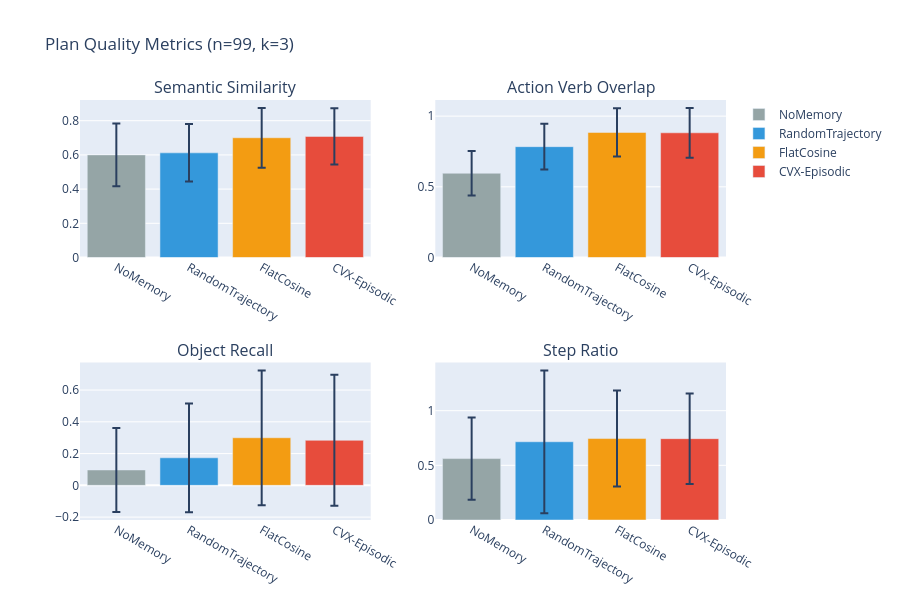
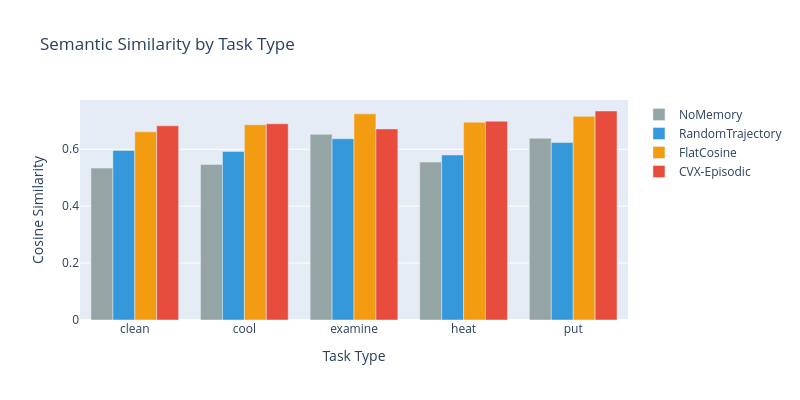

Notebook code cell kept with these figures, in order:
### Code cell
import plotly.graph_objects as go
from plotly.subplots import make_subplots

colors = {'NoMemory': '#95a5a6', 'RandomTrajectory': '#3498db', 'FlatCosine': '#f39c12', 'CVX-Episodic': '#e74c3c'}

# Multi-metric bar chart
metrics_to_plot = ['semantic_sim', 'action_overlap', 'object_recall', 'step_ratio']
metric_labels = ['Semantic Similarity', 'Action Verb Overlap', 'Object Recall', 'Step Ratio']

fig = make_subplots(rows=2, cols=2, subplot_titles=metric_labels)

for idx, (metric, label) in enumerate(zip(metrics_to_plot, metric_labels)):
    row, col = idx // 2 + 1, idx % 2 + 1
    for cond in conditions:
        vals = [r[metric] for r in all_results[cond]]
        fig.add_trace(go.Bar(
            x=[cond], y=[np.mean(vals)],
            error_y=dict(type='data', array=[np.std(vals)], visible=True),
            marker_color=colors[cond],
            name=cond, showlegend=(idx == 0),
        ), row=row, col=col)

fig.update_layout(height=600, width=900, title=f'Plan Quality Metrics (n={len(eval_indices)}, k={TOP_K})')
fig.show()

# Task-type breakdown for semantic similarity (key metric)
fig2 = go.Figure()
task_types = sorted(set(r['task_type'] for r in all_results['NoMemory']))

for cond in conditions:
    means = []
    for tt in task_types:
        vals = [r['semantic_sim'] for r in all_results[cond] if r['task_type'] == tt]
        means.append(np.mean(vals) if vals else 0)
    fig2.add_trace(go.Bar(x=task_types, y=means, name=cond, marker_color=colors[cond]))

fig2.update_layout(
    title='Semantic Similarity by Task Type',
    xaxis_title='Task Type', yaxis_title='Cosine Similarity',
    barmode='group', height=400, width=800,
)
fig2.show()

### Figure 1 — Plotly figure (JSON) as saved in the notebook; plotly's stock layout.template omitted (floating-point values rounded to 4 significant figures)
{"data": [{"error_y": {"array": [0.1835], "type": "data", "visible": true}, "marker": {"color": "#95a5a6"}, "name": "NoMemory", "showlegend": true, "type": "bar", "x": ["NoMemory"], "xaxis": "x", "y": [0.6], "yaxis": "y"}, {"error_y": {"array": [0.1681], "type": "data", "visible": true}, "marker": {"color": "#3498db"}, "name": "RandomTrajectory", "showlegend": true, "type": "bar", "x": ["RandomTrajectory"], "xaxis": "x", "y": [0.612], "yaxis": "y"}, {"error_y": {"array": [0.1748], "type": "data", "visible": true}, "marker": {"color": "#f39c12"}, "name": "FlatCosine", "showlegend": true, "type": "bar", "x": ["FlatCosine"], "xaxis": "x", "y": [0.7002], "yaxis": "y"}, {"error_y": {"array": [0.1642], "type": "data", "visible": true}, "marker": {"color": "#e74c3c"}, "name": "CVX-Episodic", "showlegend": true, "type": "bar", "x": ["CVX-Episodic"], "xaxis": "x", "y": [0.7081], "yaxis": "y"}, {"error_y": {"array": [0.1574], "type": "data", "visible": true}, "marker": {"color": "#95a5a6"}, "name": "NoMemory", "showlegend": false, "type": "bar", "x": ["NoMemory"], "xaxis": "x2", "y": [0.5959], "yaxis": "y2"}, {"error_y": {"array": [0.1624], "type": "data", "visible": true}, "marker": {"color": "#3498db"}, "name": "RandomTrajectory", "showlegend": false, "type": "bar", "x": ["RandomTrajectory"], "xaxis": "x2", "y": [0.7841], "yaxis": "y2"}, {"error_y": {"array": [0.1709], "type": "data", "visible": true}, "marker": {"color": "#f39c12"}, "name": "FlatCosine", "showlegend": false, "type": "bar", "x": ["FlatCosine"], "xaxis": "x2", "y": [0.8846], "yaxis": "y2"}, {"error_y": {"array": [0.1763], "type": "data", "visible": true}, "marker": {"color": "#e74c3c"}, "name": "CVX-Episodic", "showlegend": false, "type": "bar", "x": ["CVX-Episodic"], "xaxis": "x2", "y": [0.8821], "yaxis": "y2"}, {"error_y": {"array": [0.265], "type": "data", "visible": true}, "marker": {"color": "#95a5a6"}, "name": "NoMemory", "showlegend": false, "type": "bar", "x": ["NoMemory"], "xaxis": "x3", "y": [0.0968], "yaxis": "y3"}, {"error_y": {"array": [0.342], "type": "data", "visible": true}, "marker": {"color": "#3498db"}, "name": "RandomTrajectory", "showlegend": false, "type": "bar", "x": ["RandomTrajectory"], "xaxis": "x3", "y": [0.1734], "yaxis": "y3"}, {"error_y": {"array": [0.4242], "type": "data", "visible": true}, "marker": {"color": "#f39c12"}, "name": "FlatCosine", "showlegend": false, "type": "bar", "x": ["FlatCosine"], "xaxis": "x3", "y": [0.2997], "yaxis": "y3"}, {"error_y": {"array": [0.4125], "type": "data", "visible": true}, "marker": {"color": "#e74c3c"}, "name": "CVX-Episodic", "showlegend": false, "type": "bar", "x": ["CVX-Episodic"], "xaxis": "x3", "y": [0.2837], "yaxis": "y3"}, {"error_y": {"array": [0.3766], "type": "data", "visible": true}, "marker": {"color": "#95a5a6"}, "name": "NoMemory", "showlegend": false, "type": "bar", "x": ["NoMemory"], "xaxis": "x4", "y": [0.5618], "yaxis": "y4"}, {"error_y": {"array": [0.653], "type": "data", "visible": true}, "marker": {"color": "#3498db"}, "name": "RandomTrajectory", "showlegend": false, "type": "bar", "x": ["RandomTrajectory"], "xaxis": "x4", "y": [0.7157], "yaxis": "y4"}, {"error_y": {"array": [0.4396], "type": "data", "visible": true}, "marker": {"color": "#f39c12"}, "name": "FlatCosine", "showlegend": false, "type": "bar", "x": ["FlatCosine"], "xaxis": "x4", "y": [0.745], "yaxis": "y4"}, {"error_y": {"array": [0.4138], "type": "data", "visible": true}, "marker": {"color": "#e74c3c"}, "name": "CVX-Episodic", "showlegend": false, "type": "bar", "x": ["CVX-Episodic"], "xaxis": "x4", "y": [0.7439], "yaxis": "y4"}], "layout": {"annotations": [{"font": {"size": 16}, "showarrow": false, "text": "Semantic Similarity", "x": 0.225, "xanchor": "center", "xref": "paper", "y": 1.0, "yanchor": "bottom", "yref": "paper"}, {"font": {"size": 16}, "showarrow": false, "text": "Action Verb Overlap", "x": 0.775, "xanchor": "center", "xref": "paper", "y": 1.0, "yanchor": "bottom", "yref": "paper"}, {"font": {"size": 16}, "showarrow": false, "text": "Object Recall", "x": 0.225, "xanchor": "center", "xref": "paper", "y": 0.375, "yanchor": "bottom", "yref": "paper"}, {"font": {"size": 16}, "showarrow": false, "text": "Step Ratio", "x": 0.775, "xanchor": "center", "xref": "paper", "y": 0.375, "yanchor": "bottom", "yref": "paper"}], "height": 600, "title": {"text": "Plan Quality Metrics (n=99, k=3)"}, "width": 900, "xaxis": {"anchor": "y", "domain": [0.0, 0.45]}, "xaxis2": {"anchor": "y2", "domain": [0.55, 1.0]}, "xaxis3": {"anchor": "y3", "domain": [0.0, 0.45]}, "xaxis4": {"anchor": "y4", "domain": [0.55, 1.0]}, "yaxis": {"anchor": "x", "domain": [0.625, 1.0]}, "yaxis2": {"anchor": "x2", "domain": [0.625, 1.0]}, "yaxis3": {"anchor": "x3", "domain": [0.0, 0.375]}, "yaxis4": {"anchor": "x4", "domain": [0.0, 0.375]}}}

### Figure 2 — Plotly figure (JSON) as saved in the notebook; plotly's stock layout.template omitted (floating-point values rounded to 4 significant figures)
{"data": [{"marker": {"color": "#95a5a6"}, "name": "NoMemory", "type": "bar", "x": ["clean", "cool", "examine", "heat", "put"], "y": [0.5339, 0.5467, 0.6526, 0.555, 0.6385]}, {"marker": {"color": "#3498db"}, "name": "RandomTrajectory", "type": "bar", "x": ["clean", "cool", "examine", "heat", "put"], "y": [0.596, 0.5921, 0.6371, 0.5799, 0.6237]}, {"marker": {"color": "#f39c12"}, "name": "FlatCosine", "type": "bar", "x": ["clean", "cool", "examine", "heat", "put"], "y": [0.6613, 0.6864, 0.7244, 0.6952, 0.716]}, {"marker": {"color": "#e74c3c"}, "name": "CVX-Episodic", "type": "bar", "x": ["clean", "cool", "examine", "heat", "put"], "y": [0.6825, 0.6896, 0.6717, 0.6987, 0.7345]}], "layout": {"barmode": "group", "height": 400, "title": {"text": "Semantic Similarity by Task Type"}, "width": 800, "xaxis": {"title": {"text": "Task Type"}}, "yaxis": {"title": {"text": "Cosine Similarity"}}}}
